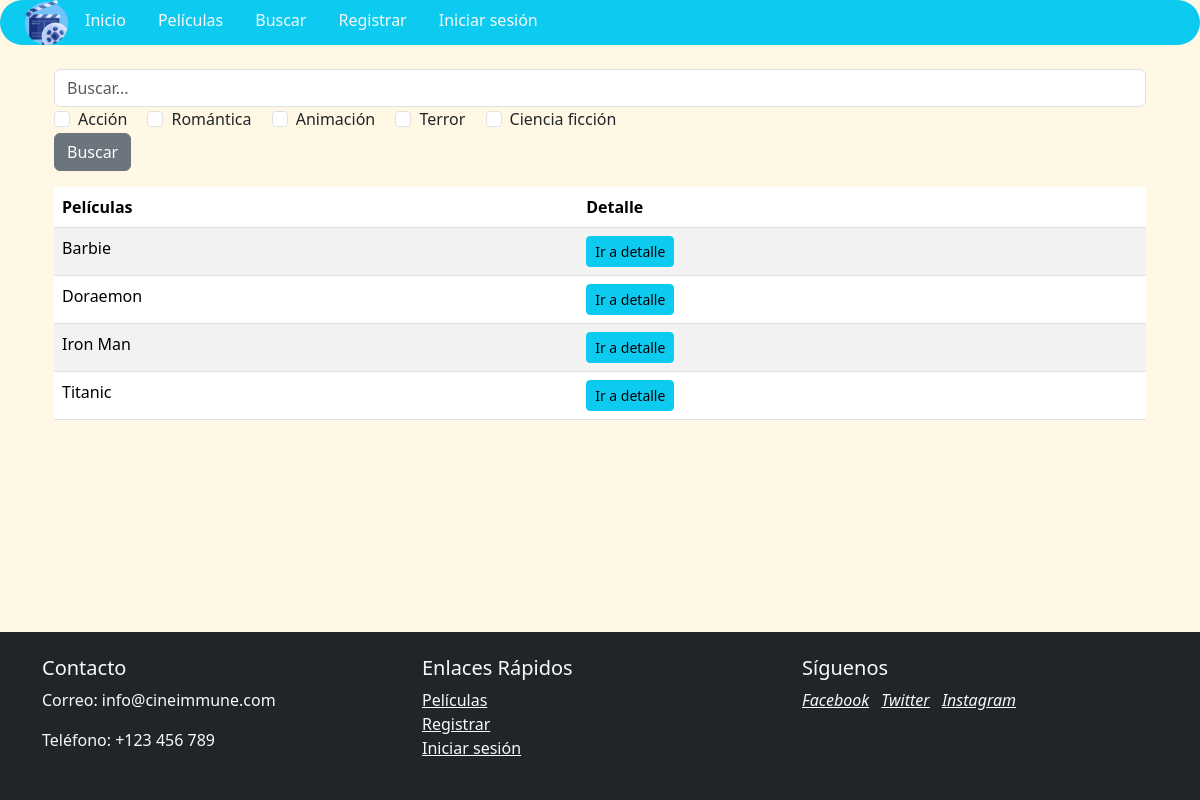
/buscar/, run on an earlier commit of the app's database.
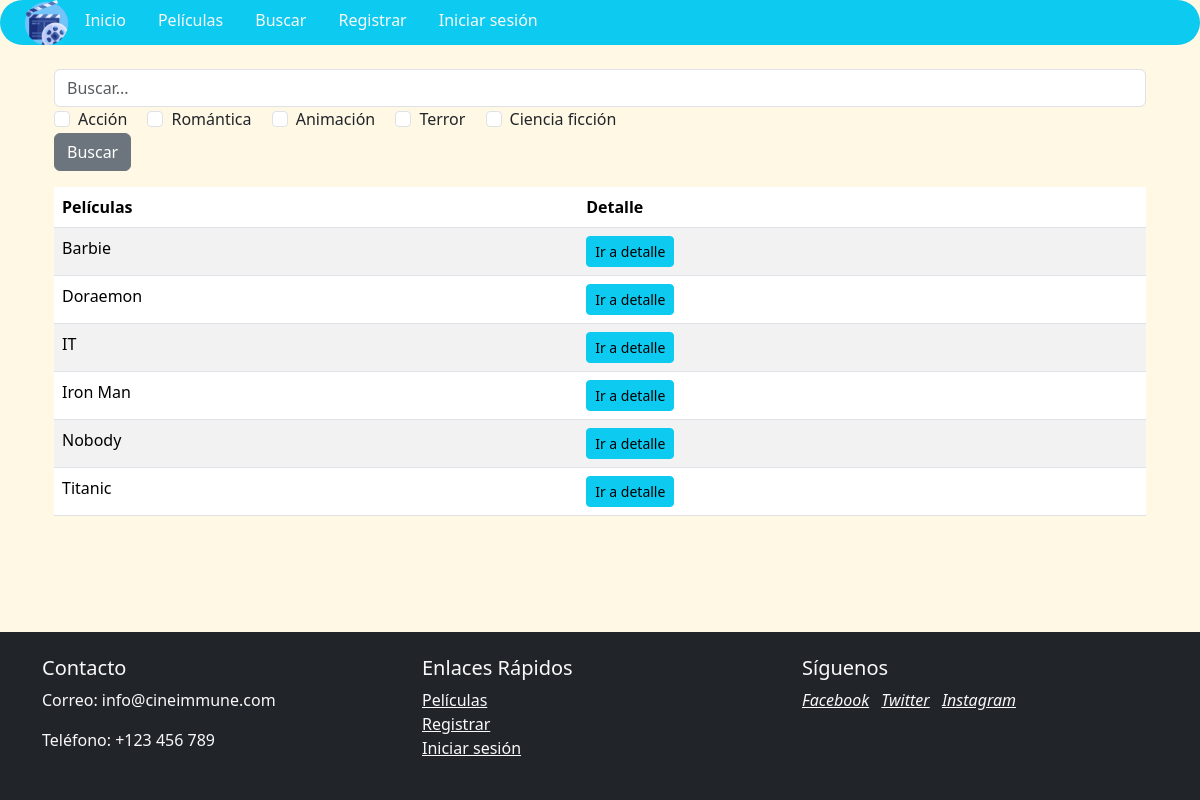
And on a later commit of the database.
### main/models.py (models this page shows, shortened)
class Pelicula(models.Model):
    titulo = models.CharField(max_length=200)
    sala = models.ManyToManyField(Sala)
    sesion = models.ForeignKey(Sesion, on_delete=models.CASCADE, null=True, blank=True)
    categorias = models.CharField(max_length=200, null=True, blank=True)
    class Meta:
        ordering = ['titulo', 'sesion']
    def get_absolute_url(self):
        return reverse('pelicula_details', args=[str(self.id)])

### main/views.py (the view)
# urls.py: path('buscar/', views.buscar, name='buscar'),
def buscar(request):
    peliculas = []
    if 'q' in request.GET:
        query = request.GET['q']
        objetos_resultado = Pelicula.objects.filter(titulo__icontains=query)
        if 'filtrar' in request.GET and request.GET['filtrar'] == 'Acción':
            objetos_resultado = objetos_resultado.filter(categorias__exact='Acción')
        if 'filtrar' in request.GET and request.GET['filtrar'] == 'Romántica':
            objetos_resultado = objetos_resultado.filter(categorias__exact='Romántica')
        if 'filtrar' in request.GET and request.GET['filtrar'] == 'Animación':
            objetos_resultado = objetos_resultado.filter(categorias__exact='Animación')
        if 'filtrar' in request.GET and request.GET['filtrar'] == 'Terror':
            objetos_resultado = objetos_resultado.filter(categorias__exact='Terror')
        if 'filtrar' in request.GET and request.GET['filtrar'] == 'Ciencia ficción':
            objetos_resultado = objetos_resultado.filter(categorias__exact='Ciencia ficción')
        resultados = list(objetos_resultado.values())
        if resultados:
            for resultado in resultados:
                pelicula = Pelicula.objects.get(id=resultado['id'])
                peliculas.append(pelicula)
    else:
        resultados = Pelicula.objects.all()
        for resultado in resultados:
            peliculas.append(resultado)
    context = {
        'resultados': resultados,
        'peliculas': peliculas,
        'zip_listas': zip_listas(resultados, peliculas)
    }
    return render(request, 'buscar.html', context)

### main/views.py (called while the page is built)
def zip_listas(lista1, lista2):
    return zip(lista1, lista2)

### main/templates/buscar.html
{% extends "base.html" %}
{% block content %}
<div class="container mt-4">
    <form class="form-inline mb-3" method="get" action="{% url 'buscar' %}">
        <div class="input-group">
            <input type="text" class="form-control" name="q" placeholder="Buscar...">
        </div>
        <div class="form-check form-check-inline ml-2">
            <input class="form-check-input" type="checkbox" name="filtrar" id="filtrar_checkbox" value="Acción">
            <label class="form-check-label" for="filtrar_checkbox">Acción</label>
        </div>
        <div class="form-check form-check-inline ml-2">
            <input class="form-check-input" type="checkbox" name="filtrar" id="filtrar_checkbox" value="Romántica">
            <label class="form-check-label" for="filtrar_checkbox">Romántica</label>
        </div>
        <div class="form-check form-check-inline ml-2">
            <input class="form-check-input" type="checkbox" name="filtrar" id="filtrar_checkbox" value="Animación">
            <label class="form-check-label" for="filtrar_checkbox">Animación</label>
        </div>
        <div class="form-check form-check-inline ml-2">
            <input class="form-check-input" type="checkbox" name="filtrar" id="filtrar_checkbox" value="Terror">
            <label class="form-check-label" for="filtrar_checkbox">Terror</label>
        </div>
        <div class="form-check form-check-inline ml-2">
            <input class="form-check-input" type="checkbox" name="filtrar" id="filtrar_checkbox" value="Ciencia ficción">
            <label class="form-check-label" for="filtrar_checkbox">Ciencia ficción</label>
        </div>
        <div class="input-group-append">
            <button class="btn btn-secondary" type="submit">Buscar</button>
        </div>
    </form>
    {% if resultados %}
    <table class="table table-striped">
        <thead class="thead-dark">
            <tr>
                <th>Películas</th>
                <th>Detalle</th>
            </tr>
        </thead>
        <tbody>
            {% for resultado, pelicula in zip_listas %}
            <tr>
                <td>{{ resultado.titulo }}</td>
                <td><a href="{{ pelicula.get_absolute_url }}" class="btn btn-info btn-sm">Ir a detalle</a></td>
            </tr>
            {% endfor %}
        </tbody>
    </table>
    {% else %}
    <div class="alert alert-warning" role="alert">
        No se encontraron resultados.
    </div>
    {% endif %}
</div>
{% endblock %}

What changed in the data, as far as the page shows it:
added Pelicula: titulo "IT"
added Pelicula: titulo "Nobody"
